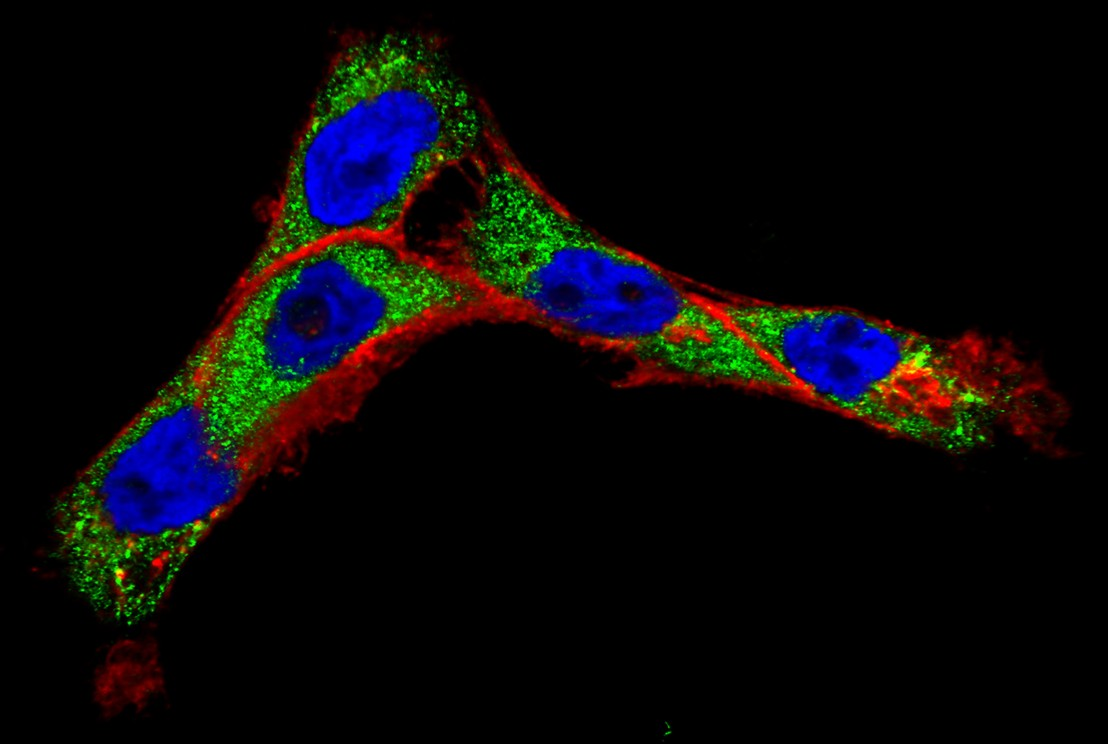
%> input picture labs/lab2/Cancer_cells.jpg, 1108 x 744 px
$ octave myIPTscript.m   (GNU Octave 9; MATLAB toolbox functions it lacks are replaced by stand-ins)
%> lines starting %> are read from the running program, lines starting %| are printed output that depends on the picture
%% load image
I0 = imread("Cancer_cells.jpg");
%> I0 is the input picture: size 744x1108x3 uint8; mean R, G, B 9.3, 8.2, 9.8

%% load image R, G, B
IR = I0(:,:,1);
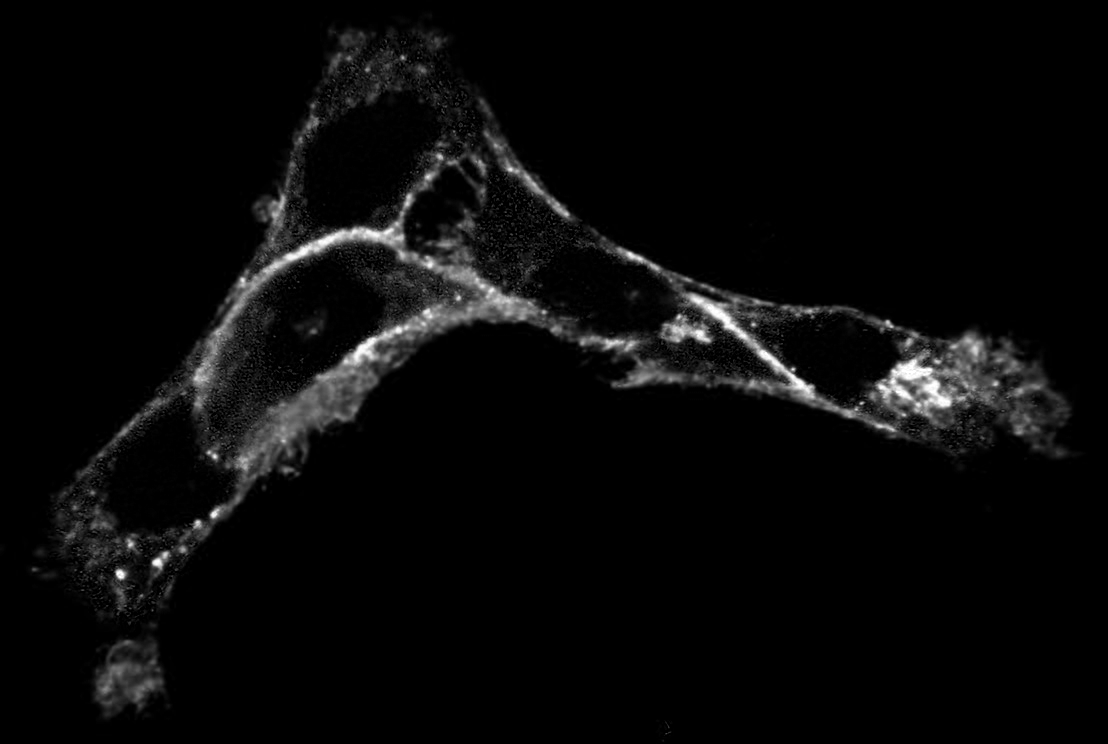
%> IR: size 744x1108 uint8; min 0, max 255, mean 9.3
IG = I0(:,:,2);
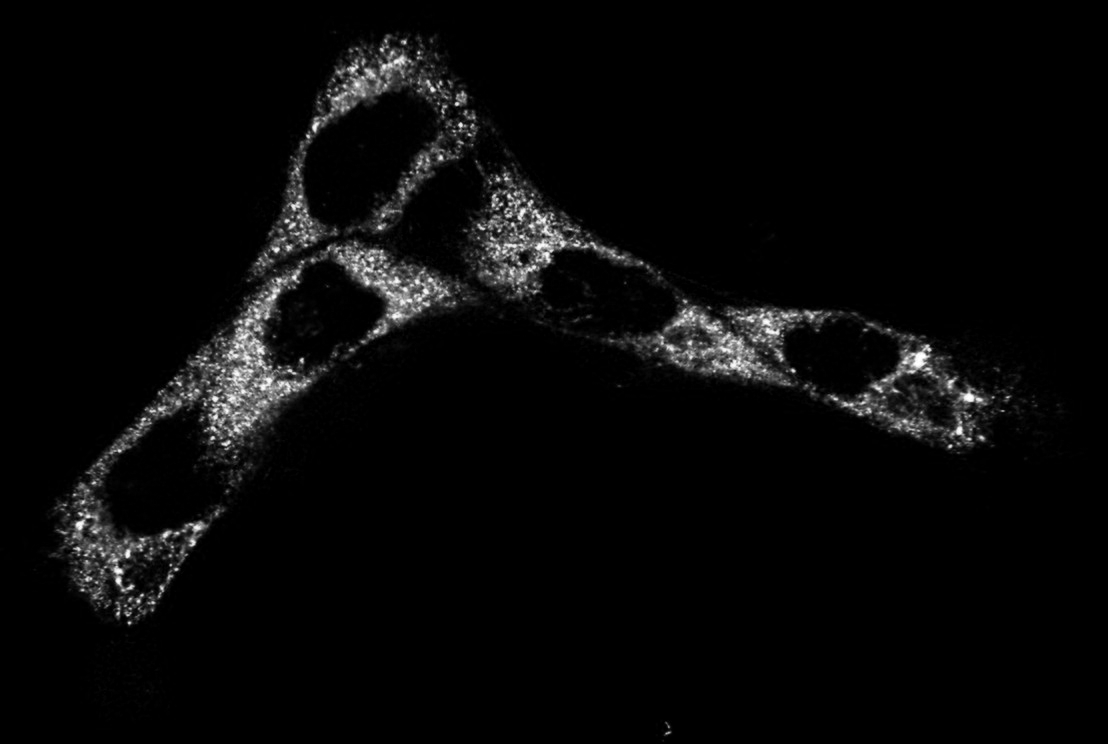
%> IG: size 744x1108 uint8; min 0, max 255, mean 8.2
IB = I0(:,:,3);
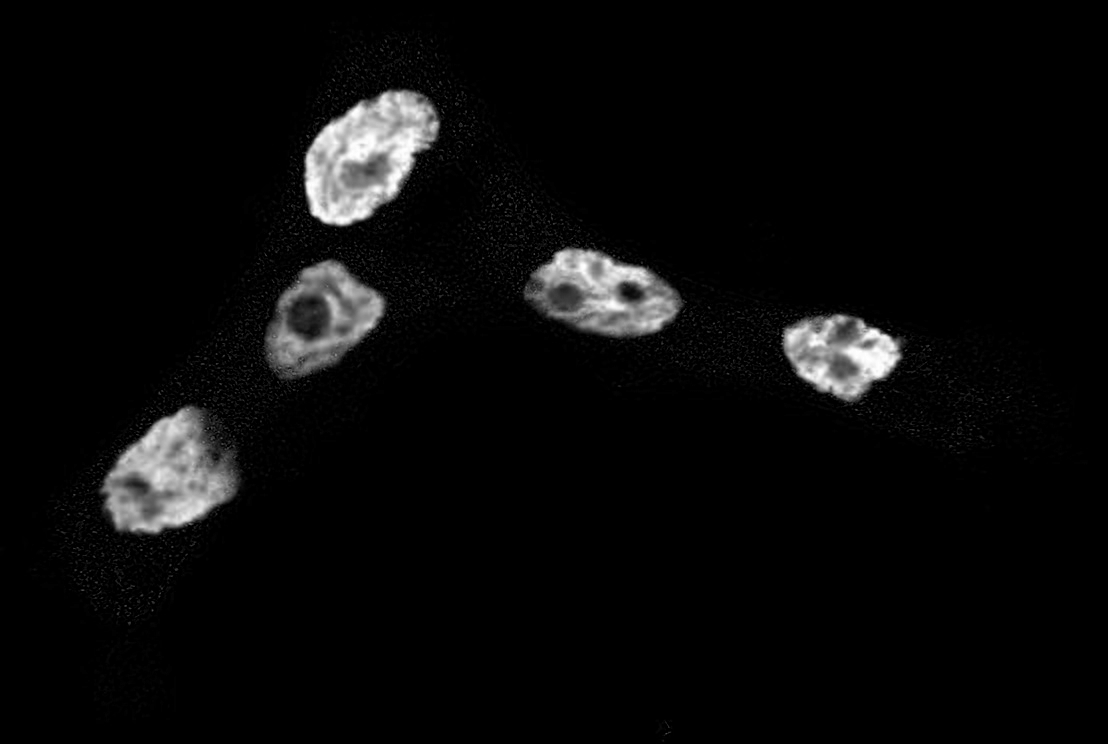
%> IB: size 744x1108 uint8; min 0, max 255, mean 9.8

%% display RGB channels
figure, subplot(131), imshow(IR);
subplot(132), imshow(IG);
subplot(133), imshow(IB);

%% run myfirstimage function
myfirstimage("Dividing_cancer_cell.jpg", "gray");

%% myfirstimage function
function I1 = myfirstimage(filename, format)
%> called with filename = 'Dividing_cancer_cell.jpg', format = 'gray'
    I1 = imread(filename);
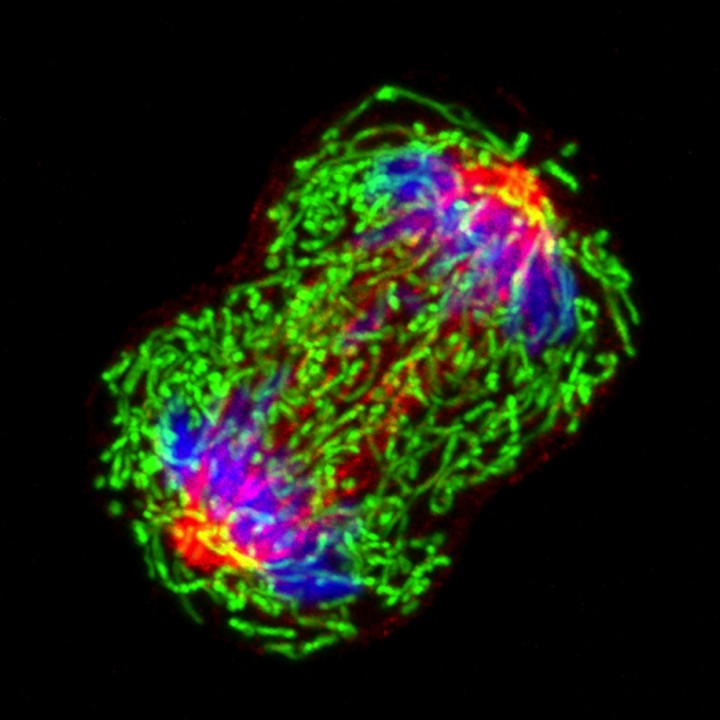
%> input picture labs/lab2/Dividing_cancer_cell.jpg, 720 x 720 px
%> I1 is the input picture: size 720x720x3 uint8; mean R, G, B 25.8, 32.8, 14.5
    figure;
    if format == "bw"
        I1 = im2bw(I1);
        imshow(I1);
    elseif format == "ind"
        [I1, map] = rgb2ind(I1, 8);
        imshow(I1, map);
    elseif format == "gray"
        I1 = rgb2gray(I1);
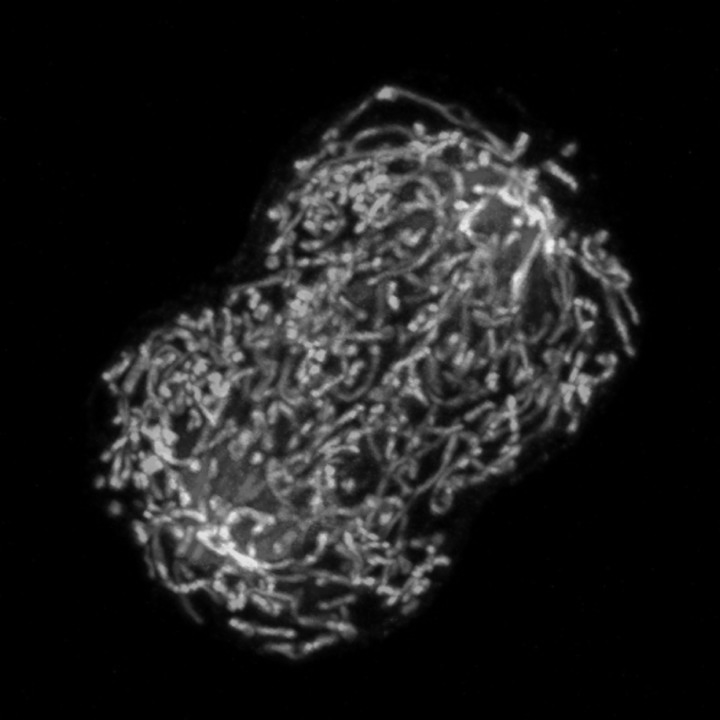
%> I1: size 720x720 uint8; min 0, max 239, mean 28.6
        imshow(I1);
    else
        fprintf("unavailable");
    end
end
